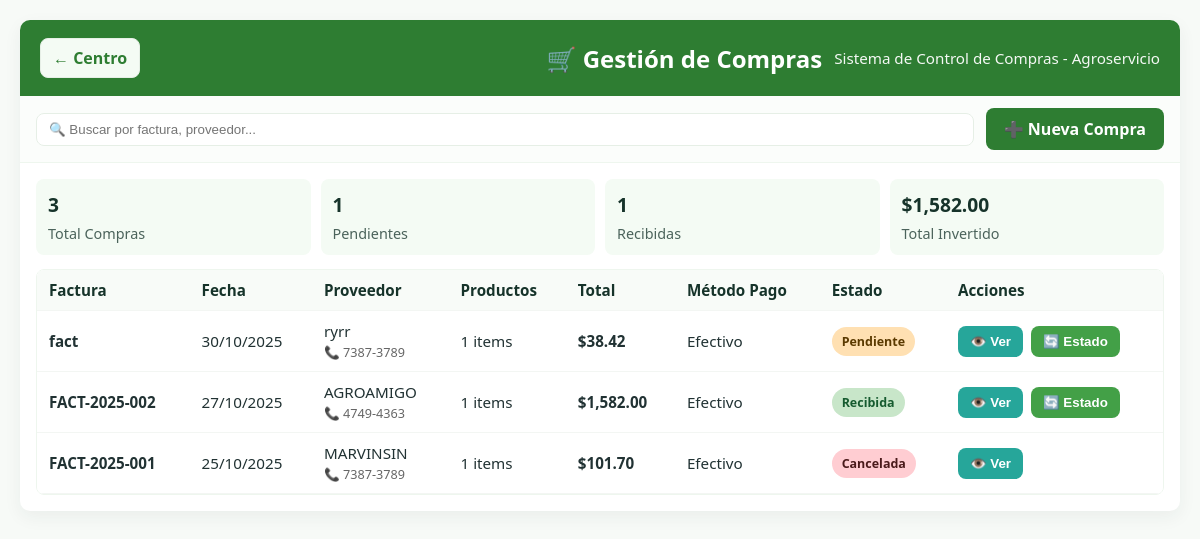
Page /COMPRAS.php on the committed database.
### tables this page shows
CREATE TABLE `compras` (
  `id` int(11) NOT NULL,
  `numero_factura` varchar(50) NOT NULL,
  `fecha_compra` date NOT NULL,
  `nombre_proveedor` varchar(255) NOT NULL,
  `telefono_proveedor` varchar(20) DEFAULT NULL,
  `email_proveedor` varchar(100) DEFAULT NULL,
  `subtotal_general` decimal(10,2) NOT NULL DEFAULT 0.00,
  `impuesto_general` decimal(10,2) DEFAULT 0.00,
  `descuento_general` decimal(10,2) DEFAULT 0.00,
  `total_general` decimal(10,2) NOT NULL DEFAULT 0.00,
  `metodo_pago` enum('Efectivo','Transferencia','Cheque','Crédito') NOT NULL,
  `estado_compra` enum('Pendiente','Recibida','Cancelada') DEFAULT 'Pendiente',
  `observaciones` text DEFAULT NULL,
  `usuario_registro` varchar(100) DEFAULT NULL,
  `fecha_registro` timestamp NOT NULL DEFAULT current_timestamp(),
  `fecha_actualizacion` timestamp NOT NULL DEFAULT current_timestamp() ON UPDATE current_timestamp()
);

### COMPRAS.php (the view, shortened to what this page needs)
<?php
$servidor = "localhost:3309";
$usuario = "root";
$clave = "";
$basededatos = "sistema_de_invenario";
$conn = new mysqli($servidor, $usuario, $clave, $basededatos);
$sql_compras = "
    SELECT
        c.id,
        c.numero_factura,
        c.fecha_compra,
        c.nombre_proveedor,
        c.telefono_proveedor,
        c.estado_compra,
        c.metodo_pago,
        c.total_general,
        COUNT(dc.id) as total_productos
    FROM compras c
    LEFT JOIN detalle_compras dc ON c.id = dc.id_compra
    GROUP BY c.id
    ORDER BY c.fecha_compra DESC, c.id DESC
";
$resultado_compras = $conn->query($sql_compras);
?>
<!DOCTYPE html>
<html lang="es">
<head>
    <link rel="stylesheet" href="CSS/COMPRAS.css">
</head>
<body>
    <div class="container">
        <div class="header">
            <a href="CENTRO.php" class="btn btn-secondary" style="margin-right: auto;">← Centro</a>
            <h1>🛒 Gestión de Compras</h1>
            <p>Sistema de Control de Compras - Agroservicio</p>
        </div>
        <div class="toolbar">
            <div class="search-box">
                <input type="text" id="searchInput" placeholder="🔍 Buscar por factura, proveedor...">
            </div>
            <a href="nueva_compra.php" class="btn btn-primary">➕ Nueva Compra</a>
        </div>
        <div class="content">
            <div class="stats">
                <?php
                $sql_stats = "
                    SELECT
                        COUNT(*) as total_compras,
                        SUM(CASE WHEN estado_compra = 'Pendiente' THEN 1 ELSE 0 END) as pendientes,
                        SUM(CASE WHEN estado_compra = 'Recibida' THEN 1 ELSE 0 END) as recibidas,
                        SUM(CASE WHEN estado_compra = 'Recibida' THEN total_general ELSE 0 END) as total_invertido
                    FROM compras
                ";
                $stats = $conn->query($sql_stats)->fetch_assoc();
                ?>
                <div class="stat-card"><h3><?= $stats['total_compras']; ?></h3><p>Total Compras</p></div>
                <div class="stat-card"><h3><?= $stats['pendientes']; ?></h3><p>Pendientes</p></div>
                <div class="stat-card"><h3><?= $stats['recibidas']; ?></h3><p>Recibidas</p></div>
                <div class="stat-card"><h3>$<?= number_format($stats['total_invertido'], 2); ?></h3><p>Total Invertido</p></div>
            </div>
            <div class="table-container">
                <?php if ($resultado_compras->num_rows > 0): ?>
                <table id="comprasTable">
                    <thead>
                        <tr>
                            <th>Factura</th>
                            <th>Fecha</th>
                            <th>Proveedor</th>
                            <th>Productos</th>
                            <th>Total</th>
                            <th>Método Pago</th>
                            <th>Estado</th>
                            <th>Acciones</th>
                        </tr>
                    </thead>
                    <tbody>
                        <?php while($compra = $resultado_compras->fetch_assoc()): ?>
                        <tr>
                            <td><strong><?= $compra['numero_factura']; ?></strong></td>
                            <td><?= date('d/m/Y', strtotime($compra['fecha_compra'])); ?></td>
                            <td>
                                <?= $compra['nombre_proveedor']; ?>
                                <?php if($compra['telefono_proveedor']): ?>
                                    <br><small style="color: #666;">📞 <?= $compra['telefono_proveedor']; ?></small>
                                <?php endif; ?>
                            </td>
                            <td><?= $compra['total_productos']; ?> items</td>
                            <td><strong>$<?= number_format($compra['total_general'], 2); ?></strong></td>
                            <td><?= $compra['metodo_pago']; ?></td>
                            <td>
                                <span class="badge badge-<?= strtolower($compra['estado_compra']); ?>">
                                    <?= $compra['estado_compra']; ?>
                                </span>
                            </td>
                            <td>
                                <div class="action-buttons">
                                    <button class="btn btn-info" onclick="verDetalle(<?= $compra['id']; ?>)">👁️ Ver</button>
                                    <?php if($compra['estado_compra'] != 'Cancelada'): ?>
                                    <button class="btn btn-success"
                                            onclick="abrirModalEstado(<?= $compra['id']; ?>, '<?= $compra['numero_factura']; ?>', '<?= $compra['estado_compra']; ?>')">
                                        🔄 Estado
                                    </button>
                                    <?php endif; ?>
                                </div>
                            </td>
                        </tr>
                        <?php endwhile; ?>
                    </tbody>
                </table>
                <?php endif; ?>
            </div>
        </div>
    </div>
</body>
</html>

### CSS/COMPRAS.css (style rules this page uses)
* { box-sizing: border-box; margin: 0; padding: 0; }
body { font-family: 'Segoe UI', Tahoma, Geneva, Verdana, sans-serif; background: #f7faf7; color: #213233; min-height: 100vh; padding: 20px; }
.container { max-width: 1200px; margin: 0 auto; background: #ffffff; border-radius: 10px; overflow: hidden; box-shadow: 0 6px 18px rgba(33,50,51,0.06); }
.header { background: #2e7d32; color: #ffffff; padding: 18px 20px; display: flex; align-items: center; gap: 12px; }
.header h1 { font-size: 1.5rem; margin: 0; }
.header p { margin: 0; opacity: 0.95; font-size: 0.95rem; }
.toolbar { padding: 12px 16px; background: #fbfdfb; border-bottom: 1px solid #eef6ee; display: flex; gap: 12px; align-items: center; justify-content: space-between; }
.search-box { flex: 1; min-width: 160px; }
.search-box input { width: 100%; padding: 8px 12px; border: 1px solid #e6efe6; border-radius: 8px; }
.btn { cursor: pointer; text-decoration: none; border: none; border-radius: 8px; padding: 8px 12px; font-weight: 600; }
.btn-primary { background: #2e7d32; color: #fff; }
.btn-success { background: #43a047; color: #fff; }
.btn-info { background: #26a69a; color: #fff; }
.content { padding: 16px; }
.stats { display: grid; grid-template-columns: repeat(auto-fit, minmax(140px, 1fr)); gap: 10px; margin-bottom: 14px; }
.stat-card { background: #f4fbf4; padding: 12px; border-radius: 8px; }
.stat-card h3 { margin: 0 0 6px 0; font-size: 1.2rem; color: #16332a; }
.stat-card p { margin: 0; color: #4b635b; font-size: 0.9rem; }
.table-container { overflow-x: auto; border-radius: 8px; border: 1px solid #eef6ee; }
table { width: 100%; border-collapse: collapse; background: #fff; }
thead { background: #f8fbf8; color: #16332a; }
th, td { padding: 10px 12px; text-align: left; font-size: 0.95rem; border-bottom: 1px solid #f3f6f3; }
.badge { display: inline-block; padding: 6px 10px; border-radius: 999px; font-size: 0.78rem; font-weight: 700; }
.badge-pendiente { background: #ffe0b2; color: #5b3a00; }
.badge-recibida { background: #c8e6c9; color: #165b2f; }
.badge-cancelada { background: #ffcdd2; color: #4a1a1a; }
.action-buttons { display: flex; gap: 8px; }
.btn-primary { background: #2e7d32; color: #fff; padding: 10px 18px; border-radius:8px; }
.btn-secondary { background: #f4fbf4; color: #2e7d32; padding: 8px 12px; border-radius:8px; border:1px solid #e6efe6; }

### rows in the picture
compras: numero_factura "fact", fecha_compra "30/10/2025", nombre_proveedor "ryrr", telefono_proveedor "7387-3789", total_productos "1", total_general "38.42", metodo_pago "Efectivo", estado_compra "Pendiente"
compras: numero_factura "FACT-2025-002", fecha_compra "27/10/2025", nombre_proveedor "AGROAMIGO", telefono_proveedor "4749-4363", total_productos "1", total_general "1,582.00", metodo_pago "Efectivo", estado_compra "Recibida"
compras: numero_factura "FACT-2025-001", fecha_compra "25/10/2025", nombre_proveedor "MARVINSIN", telefono_proveedor "7387-3789", total_productos "1", total_general "101.70", metodo_pago "Efectivo", estado_compra "Cancelada"

### other values in the picture
$stats['total_compras'] "3"
$stats['pendientes'] "1"
$stats['recibidas'] "1"
$stats['total_invertido'] "1,582.00"
